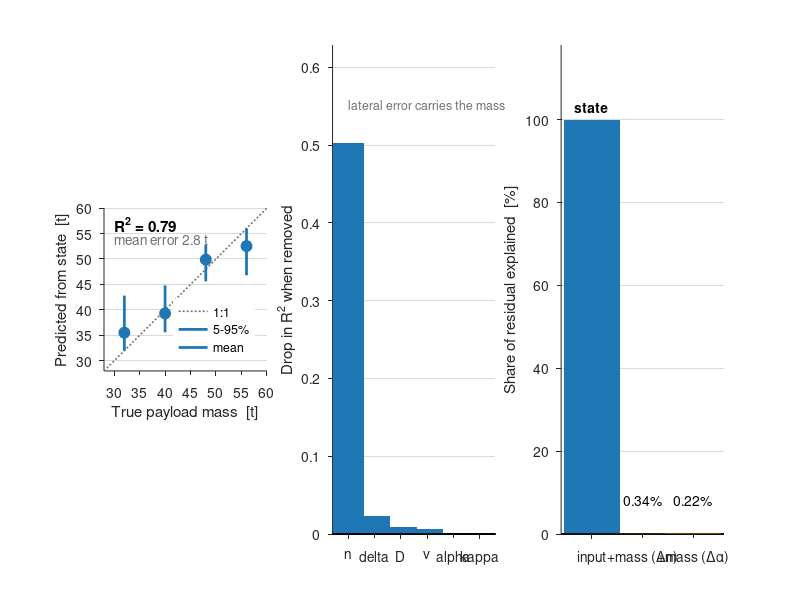

MATLAB code to generate this figure:
% 적재 질량이 왜 MLP 입력으로 불필요한가 - 관측 가능성 + 조건부 잉여성
%
% 왼쪽부터: 질량이 보인다 -> n 덕분이다 -> 그래서 잉여다
%
% 데이터: fig_payload_observability.mat  (results/payload_observability.py 생성)
% 실행:   results/matlab/ 폴더 안에서 `plot_payload_observability`
% 요구:   base MATLAB 만 (툴박스 불필요). R2013a 이상.
%
% 색: 파랑(입력이 설명) / 주황(질량이 추가로 설명). 적록색약 안전.

load('fig_payload_observability.mat')

BLU = [0.12 0.47 0.71];
ORA = [0.90 0.49 0.13];
GRY = [0.45 0.45 0.45];

figure('Color','w','Position',[80 80 1080 350])

%% (a) 입력만으로 예측한 질량 vs 실제 질량
subplot(1,3,1); hold on; box off
set(gca,'FontSize',10,'TickDir','out','YGrid','on', ...
        'GridColor',[.85 .85 .85],'GridAlpha',1,'Layer','bottom')
lim = [28 60];
plot(lim, lim, ':', 'Color', GRY, 'LineWidth',1.2);          % 1:1 선
for i = 1:numel(mass_classes)
    plot([mass_classes(i) mass_classes(i)], [pred_lo(i) pred_hi(i)], ...
         '-', 'Color', BLU, 'LineWidth',2);
end
plot(mass_classes, pred_mean, 'o', 'Color', BLU, ...
     'MarkerFaceColor', BLU, 'MarkerSize',8);
xlim(lim); ylim(lim); axis square
xlabel('True payload mass  [t]'); ylabel('Predicted from state  [t]')
text(30, 57, sprintf('R^2 = %.2f', r2_knn), 'FontSize',11,'FontWeight','bold');
text(30, 54, sprintf('mean error %.1f t', mass_err_t), 'FontSize',10,'Color',GRY);
legend({'1:1','5-95%','mean'},'Location','southeast','Box','off','FontSize',9)

%% (b) 어느 입력이 질량 정보를 나르는가
subplot(1,3,2); hold on; box off
set(gca,'FontSize',10,'TickDir','out','YGrid','on', ...
        'GridColor',[.85 .85 .85],'GridAlpha',1,'Layer','bottom')
[srt, ord] = sort(drop_r2, 'descend');
for i = 1:numel(srt)
    bar(i, srt(i), 0.6, 'FaceColor', BLU, 'EdgeColor','none');
end
set(gca,'XTick',1:numel(srt),'XTickLabel',feat_names(ord))
ylabel('Drop in R^2 when removed')
xlim([0.4 numel(srt)+0.6]); ylim([0 max(srt)*1.25])
text(1, srt(1)*1.10, 'lateral error carries the mass', ...
     'FontSize',9,'Color',GRY);

%% (c) 입력을 고정하면 질량이 남기는 정보
subplot(1,3,3); hold on; box off
set(gca,'FontSize',10,'TickDir','out','YGrid','on', ...
        'GridColor',[.85 .85 .85],'GridAlpha',1,'Layer','bottom')
bar(1, 100, 0.55, 'FaceColor', BLU, 'EdgeColor','none');
bar(2, cond_r2_pct(1), 0.55, 'FaceColor', ORA, 'EdgeColor','none');
bar(3, cond_r2_pct(2), 0.55, 'FaceColor', ORA, 'EdgeColor','none');
text(1, 103, 'state', 'HorizontalAlignment','center','FontSize',10,'FontWeight','bold');
text(2, 8, sprintf('%.2f%%', cond_r2_pct(1)), 'HorizontalAlignment','center','FontSize',10);
text(3, 8, sprintf('%.2f%%', cond_r2_pct(2)), 'HorizontalAlignment','center','FontSize',10);
set(gca,'XTick',1:3,'XTickLabel',{'input','+mass (\Deltan)','+mass (\Delta\alpha)'})
ylabel('Share of residual explained  [%]'); ylim([0 118]); xlim([0.4 3.6])

%% 콘솔 요약
fprintf('\n[관측 가능성]  입력 6차원 -> 질량\n');
fprintf('  선형 R2 %.3f / 최근접이웃 R2 %.3f, 평균오차 %.1f t, ±4t 적중 %.0f%%\n', ...
        r2_linear, r2_knn, mass_err_t, hit_4t);
fprintf('  기여 1위: %s (R2 %.3f 하락)\n', char(feat_names(ord(1))), srt(1));
fprintf('\n[조건부 잉여성]  입력 고정(k=%d) 시 질량의 추가 설명력\n', k_neighbors);
fprintf('  dn %.2f%% / da %.2f%%  -> 질량은 새로운 정보가 아니다\n\n', ...
        cond_r2_pct(1), cond_r2_pct(2));
